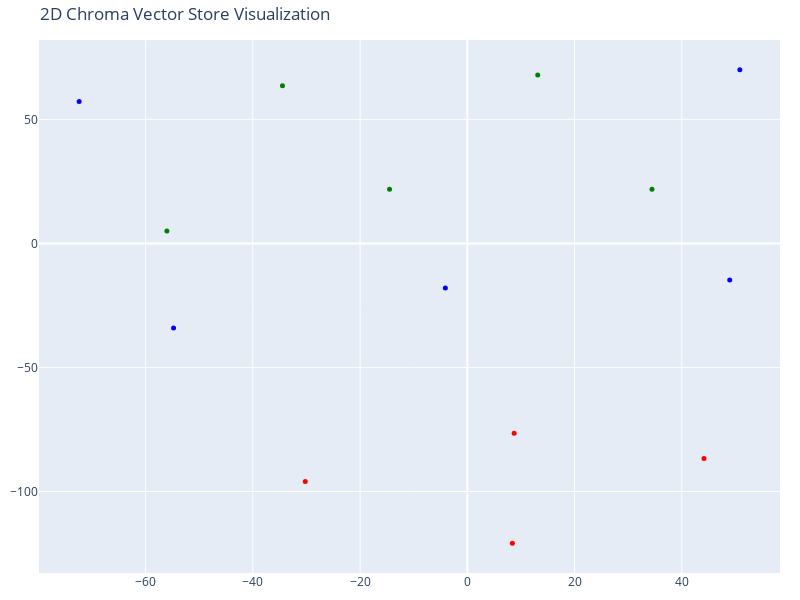

Here is the notebook cell this chart was saved with:
### Code cell
tsne = TSNE(n_components=2, random_state=42, perplexity=10)
reduced_vectors = tsne.fit_transform(vectors)

fig = go.Figure(
    data=[go.Scatter(
        x=reduced_vectors[:, 0],
        y=reduced_vectors[:, 1],
        mode='markers',
        marker=dict(size=5, color=colors),
        text=[f"Type: {t}<br>Text: {d[:100]}..." for t, d in zip(doc_types, documents)],
        hoverinfo='text'
    )]
)

fig.update_layout(
    title='2D Chroma Vector Store Visualization',
    scene=dict(xaxis_title='x',yaxis_title='y'),
    width=800,
    height=600,
    margin=dict(r=20, b=10, l=10, t=40)
)

fig.show()

### Figure 1 — Plotly figure (JSON) as saved in the notebook; plotly's stock layout.template omitted (floating-point values rounded to 4 significant figures)
{"data": [{"hoverinfo": "text", "marker": {"color": ["green", "green", "green", "green", "green", "red", "red", "red", "red", "blue", "blue", "blue", "blue", "blue"], "size": 5}, "mode": "markers", "text": ["Type: business<br>Text: # Business Impact: CloudSync\n\n## Executive Summary\nCloudSync has transformed internal collaboration ...", "Type: business<br>Text: # Business Impact: DataViz\n\n## Executive Summary\nDataViz has revolutionized how our enterprise clien...", "Type: business<br>Text: # Business Impact: FraudDetection\n\n## Executive Summary\nThe FraudDetection system has delivered exce...", "Type: business<br>Text: # Business Impact: HealthTrack\n\n## Executive Summary\nHealthTrack has established itself as a leading...", "Type: business<br>Text: # Business Impact: MicroServices Migration\n\n## Executive Summary\nThe MicroServices Migration initiat...", "Type: developers<br>Text: # Developer Profile: Alex Chen\n\n## Personal Information\n- **Name**: Alex Chen\n- **Position**: Data S...", "Type: developers<br>Text: # Developer Profile: John Smith\n\n## Personal Information\n- **Name**: John Smith\n- **Position**: Seni...", "Type: developers<br>Text: # Developer Profile: Raj Patel\n\n## Personal Information\n- **Name**: Raj Patel\n- **Position**: DevOps...", "Type: developers<br>Text: # Developer Profile: Sarah Johnson\n\n## Personal Information\n- **Name**: Sarah Johnson\n- **Position**...", "Type: projects<br>Text: # Project: CloudSync\n\n## Overview\nCloudSync is a cloud-based file synchronization and sharing platfo...", "Type: projects<br>Text: # Project: DataViz\n\n## Overview\nDataViz is an enterprise data visualization and analytics platform t...", "Type: projects<br>Text: # Project: FraudDetection\n\n## Overview\nFraudDetection is an AI-powered system that identifies and pr...", "Type: projects<br>Text: # Project: HealthTrack\n\n## Overview\nHealthTrack is a mobile and web application for personal health ...", "Type: projects<br>Text: # Project: MicroServices Migration\n\n## Overview\nA strategic initiative to decompose the company's mo..."], "type": "scatter", "x": [34.44, -14.5, -34.47, -56.02, 13.13, -30.22, 8.731, 8.402, 44.14, 48.94, -4.096, -72.38, -54.78, 50.82], "y": [21.78, 21.79, 63.53, 4.973, 67.88, -95.95, -76.52, -120.8, -86.66, -14.76, -17.95, 57.2, -34.06, 69.98]}], "layout": {"height": 600, "margin": {"b": 10, "l": 10, "r": 20, "t": 40}, "scene": {"xaxis": {"title": {"text": "x"}}, "yaxis": {"title": {"text": "y"}}}, "title": {"text": "2D Chroma Vector Store Visualization"}, "width": 800}}
